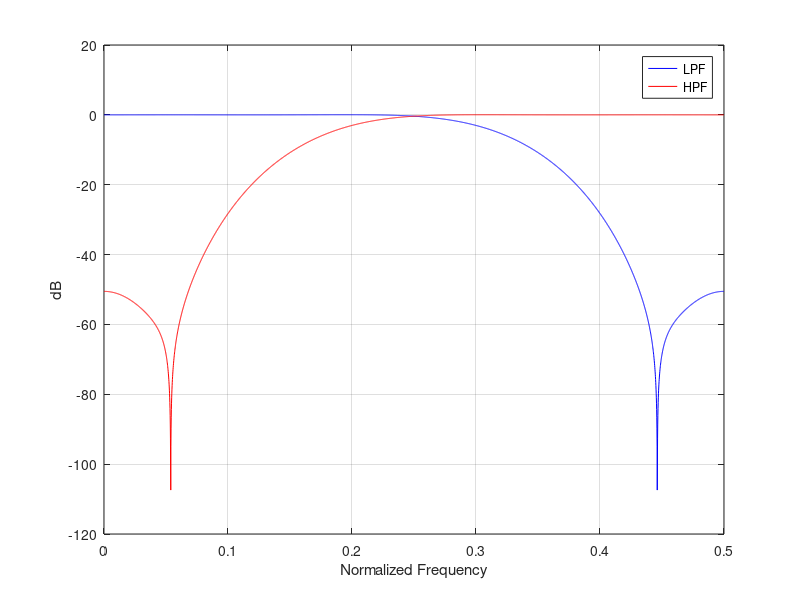

This figure's MATLAB source: (Note: this script raises an error after producing the figure.)
clear; clc; clear all; clf;
pkg load signal;

len = 16;
lpf = fir1(len,0.65);
hpf = lpf .* cos(pi*(0:len));

[H_lpf, w] = freqz(lpf, 1, 4096);
[H_hpf, ~] = freqz(hpf, 1, 4096);

plot(w/(2*pi), 20*log10(abs(H_lpf)+1e-12), 'b'); hold on;
plot(w/(2*pi), 20*log10(abs(H_hpf)+1e-12), 'r');
hold off;
grid on;
legend('LPF','HPF');
xlabel('Normalized Frequency');
ylabel('dB');

export("lpf.hpp",lpf);
export("hpf.hpp",hpf);
print('-dpng', 'complementary.png', '-r150');

#{
clear; clc; clear all; clf;
pkg load signal;

[b_lpf, a_lpf] = cheby2(16, 40, 0.5);
[b_hpf, a_hpf] = cheby2(16, 40, 0.5, 'high');

[H_lpf, w] = freqz(b_lpf, a_lpf, 4096);
[H_hpf, ~] = freqz(b_hpf, a_hpf, 4096);

plot(w/(2*pi), 20*log10(abs(H_lpf)+1e-12), 'b'); hold on;
plot(w/(2*pi), 20*log10(abs(H_hpf)+1e-12), 'r');
hold off;
grid on;
legend('LPF','HPF');
xlabel('Normalized Frequency');
ylabel('dB');

export("lpf.hpp", b_lpf, a_lpf(2:end));
export("hpf.hpp", b_hpf, a_hpf(2:end));
print('-dpng', 'complementary.png', '-r150');
#}
